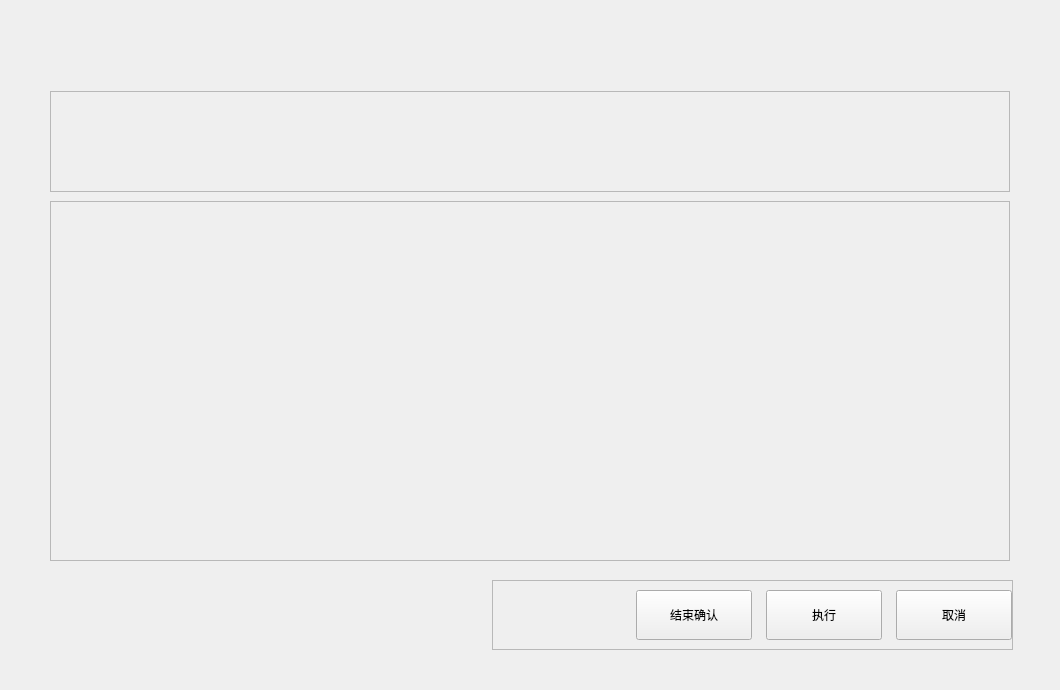
<?xml version="1.0" encoding="UTF-8"?>
<ui version="4.0">
 <class>MaintainOpDlg</class>
 <widget class="BaseDlg" name="MaintainOpDlg">
  <property name="geometry">
   <rect>
    <x>0</x>
    <y>0</y>
    <width>1060</width>
    <height>690</height>
   </rect>
  </property>
  <property name="windowTitle">
   <string>MaintainOpDlg</string>
  </property>
  <property name="styleSheet">
   <string notr="true"/>
  </property>
  <widget class="QFrame" name="DevFrame">
   <property name="geometry">
    <rect>
     <x>50</x>
     <y>201</y>
     <width>960</width>
     <height>360</height>
    </rect>
   </property>
   <property name="frameShape">
    <enum>QFrame::StyledPanel</enum>
   </property>
   <property name="frameShadow">
    <enum>QFrame::Raised</enum>
   </property>
  </widget>
  <widget class="QFrame" name="optionBtnFrame">
   <property name="geometry">
    <rect>
     <x>492</x>
     <y>580</y>
     <width>521</width>
     <height>70</height>
    </rect>
   </property>
   <property name="frameShape">
    <enum>QFrame::StyledPanel</enum>
   </property>
   <property name="frameShadow">
    <enum>QFrame::Raised</enum>
   </property>
   <layout class="QHBoxLayout" name="horizontalLayout">
    <property name="spacing">
     <number>14</number>
    </property>
    <property name="leftMargin">
     <number>0</number>
    </property>
    <property name="topMargin">
     <number>0</number>
    </property>
    <property name="rightMargin">
     <number>0</number>
    </property>
    <property name="bottomMargin">
     <number>0</number>
    </property>
    <item>
     <spacer name="horizontalSpacer_5">
      <property name="orientation">
       <enum>Qt::Horizontal</enum>
      </property>
      <property name="sizeHint" stdset="0">
       <size>
        <width>40</width>
        <height>20</height>
       </size>
      </property>
     </spacer>
    </item>
    <item>
     <widget class="QPushButton" name="EndComfirmBtn">
      <property name="minimumSize">
       <size>
        <width>116</width>
        <height>50</height>
       </size>
      </property>
      <property name="maximumSize">
       <size>
        <width>116</width>
        <height>50</height>
       </size>
      </property>
      <property name="text">
       <string>结束确认</string>
      </property>
      <property name="buttons" stdset="0">
       <string>btn_dlg</string>
      </property>
     </widget>
    </item>
    <item>
     <widget class="QPushButton" name="ExcuteBtn">
      <property name="minimumSize">
       <size>
        <width>116</width>
        <height>50</height>
       </size>
      </property>
      <property name="maximumSize">
       <size>
        <width>116</width>
        <height>50</height>
       </size>
      </property>
      <property name="text">
       <string>执行</string>
      </property>
      <property name="buttons" stdset="0">
       <string>btn_dlg</string>
      </property>
     </widget>
    </item>
    <item>
     <widget class="QPushButton" name="CloseBtn">
      <property name="minimumSize">
       <size>
        <width>116</width>
        <height>50</height>
       </size>
      </property>
      <property name="maximumSize">
       <size>
        <width>116</width>
        <height>50</height>
       </size>
      </property>
      <property name="text">
       <string>取消</string>
      </property>
      <property name="buttons" stdset="0">
       <string>btn_dlg</string>
      </property>
     </widget>
    </item>
   </layout>
  </widget>
  <widget class="QStackedWidget" name="paramStackedWidget">
   <property name="geometry">
    <rect>
     <x>40</x>
     <y>570</y>
     <width>991</width>
     <height>181</height>
    </rect>
   </property>
   <property name="currentIndex">
    <number>0</number>
   </property>
   <widget class="QWidget" name="page_Normal"/>
   <widget class="QWidget" name="page_ChPipeFill">
    <widget class="QWidget" name="layoutWidget1">
     <property name="geometry">
      <rect>
       <x>160</x>
       <y>10</y>
       <width>141</width>
       <height>50</height>
      </rect>
     </property>
     <layout class="QHBoxLayout" name="horizontalLayout1">
      <property name="spacing">
       <number>20</number>
      </property>
      <item>
       <widget class="QCheckBox" name="alkalinity_clean_solu_ckbox">
        <property name="text">
         <string>NO.12</string>
        </property>
       </widget>
      </item>
      <item>
       <layout class="QHBoxLayout" name="horizontalLayout2">
        <property name="spacing">
         <number>10</number>
        </property>
        <item>
         <spacer name="horizontalSpacer_12">
          <property name="orientation">
           <enum>Qt::Horizontal</enum>
          </property>
          <property name="sizeHint" stdset="0">
           <size>
            <width>40</width>
            <height>20</height>
           </size>
          </property>
         </spacer>
        </item>
       </layout>
      </item>
     </layout>
    </widget>
    <widget class="QWidget" name="layoutWidget2">
     <property name="geometry">
      <rect>
       <x>10</x>
       <y>10</y>
       <width>141</width>
       <height>50</height>
      </rect>
     </property>
     <layout class="QHBoxLayout" name="horizontalLayout3">
      <property name="spacing">
       <number>20</number>
      </property>
      <item>
       <widget class="QCheckBox" name="acid_clean_solu_ckbox">
        <property name="text">
         <string>NO.11</string>
        </property>
       </widget>
      </item>
      <item>
       <layout class="QHBoxLayout" name="horizontalLayout4">
        <property name="spacing">
         <number>10</number>
        </property>
        <item>
         <spacer name="horizontalSpacer_11">
          <property name="orientation">
           <enum>Qt::Horizontal</enum>
          </property>
          <property name="sizeHint" stdset="0">
           <size>
            <width>40</width>
            <height>20</height>
           </size>
          </property>
         </spacer>
        </item>
       </layout>
      </item>
     </layout>
    </widget>
   </widget>
   <widget class="QWidget" name="page_ProbeClean">
    <widget class="QWidget" name="layoutWidget3">
     <property name="geometry">
      <rect>
       <x>10</x>
       <y>10</y>
       <width>581</width>
       <height>61</height>
      </rect>
     </property>
     <layout class="QHBoxLayout" name="horizontalLayout_2">
      <property name="rightMargin">
       <number>0</number>
      </property>
      <item>
       <layout class="QHBoxLayout" name="horizontalLayout5">
        <property name="spacing">
         <number>40</number>
        </property>
        <item>
         <widget class="QCheckBox" name="reagent_probe_ckbox">
          <property name="text">
           <string>试剂针</string>
          </property>
         </widget>
        </item>
        <item>
         <layout class="QHBoxLayout" name="horizontalLayout6">
          <property name="spacing">
           <number>20</number>
          </property>
          <item>
           <spacer name="horizontalSpacer_4">
            <property name="orientation">
             <enum>Qt::Horizontal</enum>
            </property>
            <property name="sizeHint" stdset="0">
             <size>
              <width>40</width>
              <height>20</height>
             </size>
            </property>
           </spacer>
          </item>
         </layout>
        </item>
       </layout>
      </item>
      <item>
       <layout class="QHBoxLayout" name="horizontalLayout7">
        <property name="spacing">
         <number>40</number>
        </property>
        <item>
         <widget class="QCheckBox" name="sample_probe_ckbox">
          <property name="text">
           <string>样本针</string>
          </property>
         </widget>
        </item>
        <item>
         <layout class="QHBoxLayout" name="horizontalLayout8">
          <property name="spacing">
           <number>20</number>
          </property>
          <item>
           <spacer name="horizontalSpacer_3">
            <property name="orientation">
             <enum>Qt::Horizontal</enum>
            </property>
            <property name="sizeHint" stdset="0">
             <size>
              <width>40</width>
              <height>20</height>
             </size>
            </property>
           </spacer>
          </item>
         </layout>
        </item>
       </layout>
      </item>
      <item>
       <spacer name="horizontalSpacer">
        <property name="orientation">
         <enum>Qt::Horizontal</enum>
        </property>
        <property name="sizeHint" stdset="0">
         <size>
          <width>40</width>
          <height>20</height>
         </size>
        </property>
       </spacer>
      </item>
     </layout>
    </widget>
   </widget>
   <widget class="QWidget" name="page_ReacTankWaterReplace">
    <widget class="QWidget" name="layoutWidget5">
     <property name="geometry">
      <rect>
       <x>10</x>
       <y>10</y>
       <width>581</width>
       <height>44</height>
      </rect>
     </property>
     <layout class="QHBoxLayout" name="horizontalLayout9">
      <property name="spacing">
       <number>20</number>
      </property>
      <property name="topMargin">
       <number>3</number>
      </property>
      <item>
       <widget class="QRadioButton" name="normal_rBtn">
        <property name="text">
         <string>常规换水</string>
        </property>
       </widget>
      </item>
      <item>
       <widget class="QRadioButton" name="quick_rBtn">
        <property name="text">
         <string>深度换水</string>
        </property>
       </widget>
      </item>
      <item>
       <spacer name="horizontalSpacer_16">
        <property name="orientation">
         <enum>Qt::Horizontal</enum>
        </property>
        <property name="sizeHint" stdset="0">
         <size>
          <width>40</width>
          <height>20</height>
         </size>
        </property>
       </spacer>
      </item>
     </layout>
    </widget>
   </widget>
   <widget class="QWidget" name="page_CuvetteReplace">
    <widget class="QWidget" name="layoutWidget6">
     <property name="geometry">
      <rect>
       <x>0</x>
       <y>10</y>
       <width>961</width>
       <height>91</height>
      </rect>
     </property>
     <layout class="QGridLayout" name="gridLayout_2">
      <property name="leftMargin">
       <number>10</number>
      </property>
      <property name="bottomMargin">
       <number>0</number>
      </property>
      <property name="horizontalSpacing">
       <number>0</number>
      </property>
      <property name="verticalSpacing">
       <number>20</number>
      </property>
      <item row="0" column="0">
       <widget class="QCheckBox" name="unite_ckbox_1">
        <property name="text">
         <string>联1</string>
        </property>
       </widget>
      </item>
      <item row="0" column="1">
       <widget class="QCheckBox" name="unite_ckbox_2">
        <property name="text">
         <string>联2</string>
        </property>
       </widget>
      </item>
      <item row="0" column="2">
       <widget class="QCheckBox" name="unite_ckbox_3">
        <property name="text">
         <string>联3</string>
        </property>
       </widget>
      </item>
      <item row="0" column="3">
       <widget class="QCheckBox" name="unite_ckbox_4">
        <property name="text">
         <string>联4</string>
        </property>
       </widget>
      </item>
      <item row="0" column="4">
       <widget class="QCheckBox" name="unite_ckbox_5">
        <property name="text">
         <string>联5</string>
        </property>
       </widget>
      </item>
      <item row="0" column="5">
       <widget class="QCheckBox" name="unite_ckbox_6">
        <property name="text">
         <string>联6</string>
        </property>
       </widget>
      </item>
      <item row="0" column="6">
       <widget class="QCheckBox" name="unite_ckbox_7">
        <property name="text">
         <string>联7</string>
        </property>
       </widget>
      </item>
      <item row="0" column="7">
       <widget class="QCheckBox" name="unite_ckbox_8">
        <property name="text">
         <string>联8</string>
        </property>
       </widget>
      </item>
      <item row="0" column="8">
       <widget class="QCheckBox" name="unite_ckbox_9">
        <property name="text">
         <string>联9</string>
        </property>
       </widget>
      </item>
      <item row="1" column="0">
       <widget class="QCheckBox" name="unite_ckbox_10">
        <property name="text">
         <string>联10</string>
        </property>
       </widget>
      </item>
      <item row="1" column="1">
       <widget class="QCheckBox" name="unite_ckbox_11">
        <property name="text">
         <string>联11</string>
        </property>
       </widget>
      </item>
      <item row="1" column="2">
       <widget class="QCheckBox" name="unite_ckbox_12">
        <property name="text">
         <string>联12</string>
        </property>
       </widget>
      </item>
      <item row="1" column="3">
       <widget class="QCheckBox" name="unite_ckbox_13">
        <property name="text">
         <string>联13</string>
        </property>
       </widget>
      </item>
      <item row="1" column="4">
       <widget class="QCheckBox" name="unite_ckbox_14">
        <property name="text">
         <string>联14</string>
        </property>
       </widget>
      </item>
      <item row="1" column="5">
       <widget class="QCheckBox" name="unite_ckbox_15">
        <property name="text">
         <string>联15</string>
        </property>
       </widget>
      </item>
      <item row="1" column="6">
       <widget class="QCheckBox" name="unite_ckbox_16">
        <property name="text">
         <string>联16</string>
        </property>
       </widget>
      </item>
      <item row="1" column="7">
       <widget class="QCheckBox" name="unite_ckbox_17">
        <property name="text">
         <string>联17</string>
        </property>
       </widget>
      </item>
     </layout>
    </widget>
    <widget class="QLabel" name="label_CR_notice">
     <property name="geometry">
      <rect>
       <x>10</x>
       <y>110</y>
       <width>950</width>
       <height>41</height>
      </rect>
     </property>
     <property name="text">
      <string/>
     </property>
     <property name="wordWrap">
      <bool>true</bool>
     </property>
    </widget>
   </widget>
   <widget class="QWidget" name="page_CuvetteBlank">
    <widget class="QWidget" name="horizontalWidget1" native="true">
     <property name="geometry">
      <rect>
       <x>7</x>
       <y>20</y>
       <width>391</width>
       <height>50</height>
      </rect>
     </property>
     <layout class="QHBoxLayout" name="horizontalLayout_20">
      <property name="leftMargin">
       <number>0</number>
      </property>
      <property name="topMargin">
       <number>0</number>
      </property>
      <property name="rightMargin">
       <number>0</number>
      </property>
      <property name="bottomMargin">
       <number>0</number>
      </property>
      <item>
       <widget class="QPushButton" name="cuvette_blank_btn">
        <property name="minimumSize">
         <size>
          <width>116</width>
          <height>50</height>
         </size>
        </property>
        <property name="maximumSize">
         <size>
          <width>16777215</width>
          <height>50</height>
         </size>
        </property>
        <property name="text">
         <string>杯空白测定结果</string>
        </property>
        <property name="buttons" stdset="0">
         <string>btn_dlg</string>
        </property>
       </widget>
      </item>
      <item>
       <spacer name="horizontalSpacer_13">
        <property name="orientation">
         <enum>Qt::Horizontal</enum>
        </property>
        <property name="sizeHint" stdset="0">
         <size>
          <width>40</width>
          <height>20</height>
         </size>
        </property>
       </spacer>
      </item>
     </layout>
    </widget>
   </widget>
   <widget class="QWidget" name="page_PhotometerCheck">
    <widget class="QWidget" name="horizontalWidget2" native="true">
     <property name="geometry">
      <rect>
       <x>7</x>
       <y>50</y>
       <width>461</width>
       <height>50</height>
      </rect>
     </property>
     <layout class="QHBoxLayout" name="horizontalLayout_21">
      <property name="leftMargin">
       <number>0</number>
      </property>
      <property name="topMargin">
       <number>0</number>
      </property>
      <property name="rightMargin">
       <number>0</number>
      </property>
      <property name="bottomMargin">
       <number>0</number>
      </property>
      <item>
       <widget class="QPushButton" name="photometer_check_btn">
        <property name="minimumSize">
         <size>
          <width>116</width>
          <height>50</height>
         </size>
        </property>
        <property name="maximumSize">
         <size>
          <width>16777215</width>
          <height>50</height>
         </size>
        </property>
        <property name="text">
         <string>光度计检查结果</string>
        </property>
        <property name="buttons" stdset="0">
         <string>btn_dlg</string>
        </property>
       </widget>
      </item>
      <item>
       <spacer name="horizontalSpacer_14">
        <property name="orientation">
         <enum>Qt::Horizontal</enum>
        </property>
        <property name="sizeHint" stdset="0">
         <size>
          <width>40</width>
          <height>20</height>
         </size>
        </property>
       </spacer>
      </item>
     </layout>
    </widget>
    <widget class="QWidget" name="layoutWidget1_2">
     <property name="geometry">
      <rect>
       <x>10</x>
       <y>0</y>
       <width>491</width>
       <height>50</height>
      </rect>
     </property>
     <layout class="QHBoxLayout" name="horizontalLayout1_2">
      <property name="spacing">
       <number>20</number>
      </property>
      <property name="bottomMargin">
       <number>6</number>
      </property>
      <item>
       <widget class="QCheckBox" name="correct_check_ckbox">
        <property name="text">
         <string>修正校验</string>
        </property>
       </widget>
      </item>
      <item>
       <layout class="QHBoxLayout" name="horizontalLayout2_2">
        <property name="spacing">
         <number>10</number>
        </property>
        <item>
         <spacer name="horizontalSpacer_15">
          <property name="orientation">
           <enum>Qt::Horizontal</enum>
          </property>
          <property name="sizeHint" stdset="0">
           <size>
            <width>40</width>
            <height>20</height>
           </size>
          </property>
         </spacer>
        </item>
       </layout>
      </item>
     </layout>
    </widget>
   </widget>
   <widget class="QWidget" name="page_ReacTankClean">
    <widget class="QLabel" name="label_RTC_notice">
     <property name="geometry">
      <rect>
       <x>10</x>
       <y>10</y>
       <width>951</width>
       <height>51</height>
      </rect>
     </property>
     <property name="text">
      <string/>
     </property>
     <property name="wordWrap">
      <bool>true</bool>
     </property>
    </widget>
   </widget>
   <widget class="QWidget" name="page_IsePipeFill">
    <widget class="QWidget" name="layoutWidget">
     <property name="geometry">
      <rect>
       <x>10</x>
       <y>10</y>
       <width>581</width>
       <height>51</height>
      </rect>
     </property>
     <layout class="QHBoxLayout" name="horizontalLayout_3">
      <property name="rightMargin">
       <number>0</number>
      </property>
      <item>
       <layout class="QHBoxLayout" name="horizontalLayout13">
        <property name="spacing">
         <number>20</number>
        </property>
        <item>
         <widget class="QCheckBox" name="Ise_stan_solu_ckbox">
          <property name="text">
           <string>IC</string>
          </property>
         </widget>
        </item>
        <item>
         <layout class="QHBoxLayout" name="horizontalLayout14">
          <property name="spacing">
           <number>10</number>
          </property>
          <item>
           <spacer name="horizontalSpacer_9">
            <property name="orientation">
             <enum>Qt::Horizontal</enum>
            </property>
            <property name="sizeHint" stdset="0">
             <size>
              <width>40</width>
              <height>20</height>
             </size>
            </property>
           </spacer>
          </item>
         </layout>
        </item>
       </layout>
      </item>
      <item>
       <layout class="QHBoxLayout" name="horizontalLayout11">
        <property name="spacing">
         <number>20</number>
        </property>
        <item>
         <widget class="QCheckBox" name="Ise_buffer_ckbox">
          <property name="text">
           <string>BS</string>
          </property>
         </widget>
        </item>
        <item>
         <layout class="QHBoxLayout" name="horizontalLayout12">
          <property name="spacing">
           <number>10</number>
          </property>
          <item>
           <spacer name="horizontalSpacer_10">
            <property name="orientation">
             <enum>Qt::Horizontal</enum>
            </property>
            <property name="sizeHint" stdset="0">
             <size>
              <width>40</width>
              <height>20</height>
             </size>
            </property>
           </spacer>
          </item>
         </layout>
        </item>
       </layout>
      </item>
      <item>
       <spacer name="horizontalSpacer_2">
        <property name="orientation">
         <enum>Qt::Horizontal</enum>
        </property>
        <property name="sizeHint" stdset="0">
         <size>
          <width>40</width>
          <height>20</height>
         </size>
        </property>
       </spacer>
      </item>
     </layout>
    </widget>
   </widget>
   <widget class="QWidget" name="page_IsePipeClean">
    <widget class="QLabel" name="label_IPC_notice">
     <property name="geometry">
      <rect>
       <x>20</x>
       <y>10</y>
       <width>951</width>
       <height>71</height>
      </rect>
     </property>
     <property name="text">
      <string/>
     </property>
     <property name="wordWrap">
      <bool>true</bool>
     </property>
    </widget>
    <widget class="QPushButton" name="btn_IPC_PlaceOver">
     <property name="geometry">
      <rect>
       <x>20</x>
       <y>100</y>
       <width>116</width>
       <height>50</height>
      </rect>
     </property>
     <property name="minimumSize">
      <size>
       <width>116</width>
       <height>50</height>
      </size>
     </property>
     <property name="maximumSize">
      <size>
       <width>116</width>
       <height>50</height>
      </size>
     </property>
     <property name="text">
      <string>放置完成</string>
     </property>
     <property name="buttons" stdset="0">
      <string>btn_dlg</string>
     </property>
    </widget>
   </widget>
   <widget class="QWidget" name="page_IseElecReplace">
    <widget class="QLabel" name="label_IER_notice">
     <property name="geometry">
      <rect>
       <x>10</x>
       <y>60</y>
       <width>961</width>
       <height>41</height>
      </rect>
     </property>
     <property name="text">
      <string/>
     </property>
     <property name="wordWrap">
      <bool>true</bool>
     </property>
    </widget>
    <widget class="QWidget" name="layoutWidget10">
     <property name="geometry">
      <rect>
       <x>10</x>
       <y>10</y>
       <width>561</width>
       <height>41</height>
      </rect>
     </property>
     <layout class="QHBoxLayout" name="horizontalLayout15">
      <property name="spacing">
       <number>20</number>
      </property>
      <item>
       <widget class="QCheckBox" name="Ise_Na_Elec">
        <property name="text">
         <string>Na电极</string>
        </property>
       </widget>
      </item>
      <item>
       <widget class="QCheckBox" name="Ise_K_Elec">
        <property name="text">
         <string>K电极</string>
        </property>
       </widget>
      </item>
      <item>
       <widget class="QCheckBox" name="Ise_Cl_Elec">
        <property name="text">
         <string>Cl电极</string>
        </property>
       </widget>
      </item>
      <item>
       <widget class="QCheckBox" name="Ise_Ref_Elec">
        <property name="text">
         <string>Ref电极</string>
        </property>
       </widget>
      </item>
     </layout>
    </widget>
   </widget>
   <widget class="QWidget" name="page_DrainBucket">
    <widget class="QLabel" name="label_DB_notice">
     <property name="geometry">
      <rect>
       <x>10</x>
       <y>10</y>
       <width>961</width>
       <height>71</height>
      </rect>
     </property>
     <property name="text">
      <string/>
     </property>
     <property name="wordWrap">
      <bool>true</bool>
     </property>
    </widget>
   </widget>
  </widget>
  <widget class="QFrame" name="TrackFrame">
   <property name="geometry">
    <rect>
     <x>50</x>
     <y>91</y>
     <width>960</width>
     <height>101</height>
    </rect>
   </property>
   <property name="frameShape">
    <enum>QFrame::StyledPanel</enum>
   </property>
   <property name="frameShadow">
    <enum>QFrame::Raised</enum>
   </property>
  </widget>
  <zorder>paramStackedWidget</zorder>
  <zorder>optionBtnFrame</zorder>
  <zorder>DevFrame</zorder>
  <zorder>TrackFrame</zorder>
 </widget>
 <layoutdefault spacing="6" margin="11"/>
 <customwidgets>
  <customwidget>
   <class>BaseDlg</class>
   <extends>QWidget</extends>
   <header>shared/basedlg.h</header>
   <container>1</container>
  </customwidget>
 </customwidgets>
 <resources/>
 <connections/>
</ui>
